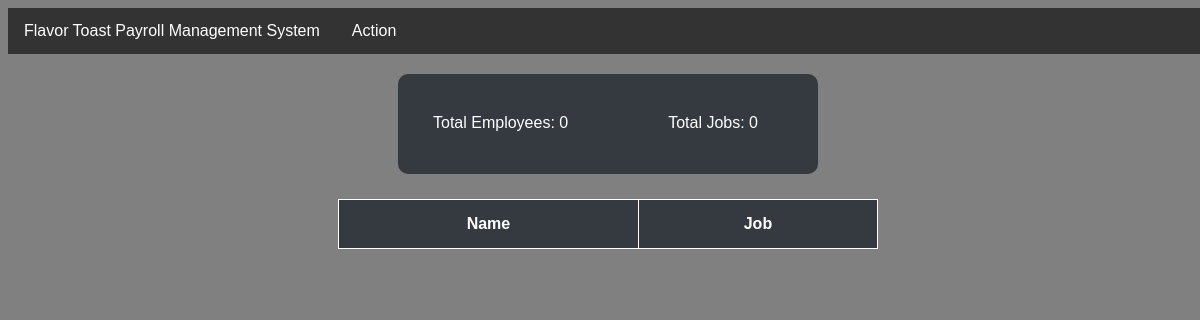
/home/, run on an earlier commit of the app's database.
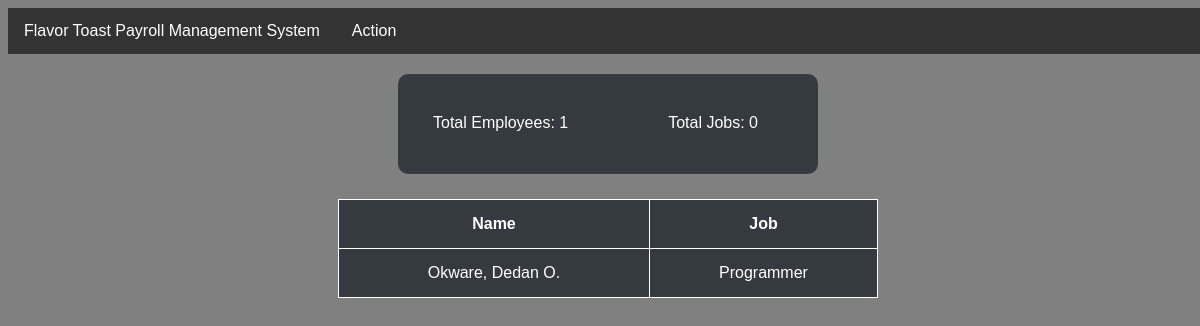
And on a later commit of the database.
### payroll/models.py (models this page shows, shortened)
class Employee(models.Model):
    empID = models.CharField(max_length=30, primary_key=True, verbose_name="Employee ID")
    lastName = models.CharField(max_length=50, verbose_name="Last Name")
    firstName = models.CharField(max_length=50, verbose_name="First Name")
    middleName = models.CharField(max_length=50,blank=True, verbose_name="Middle Name")
    email = models.EmailField(max_length=50, verbose_name="Email")
    contactNo = models.CharField(max_length=12, verbose_name="Contact Number")
    jobDesc = models.CharField(max_length=30, verbose_name="Job")
    def getName(self):
        if self.middleName == " " or "":
            mi = " "
        else:
            mi = self.middleName[0] + ". "
        name = self.lastName + ", " + self.firstName + " " + mi
        return str(name)
    class Meta:
        verbose_name_plural = 'Employees'

### payroll/views.py (the view)
# urls.py: 2. Add a URL to urlpatterns:  path('', views.home, name='home')
def home(request):
    countJobs = Jobs.objects.all().count()
    countEmp = Employee.objects.all().count()
    data = Employee.objects.all()
    context = {
        "countJobs" : int(countJobs),
        "countEmp" : int(countEmp),
        "data" : data,
    }
    return render(request,'home.html',context)

### payroll/templates/home.html (shortened to what this page needs)
{% extends 'base.html' %}
{% block content %}
{% include 'nav.html' %}
    <body>
        <div class="box">
            <p class="text" style="margin-left:25px;float: left;">Total Employees: {{countEmp}}</p>
            <p class="text" style="margin-right:50px;float: right;">Total Jobs: {{countJobs}}</p>
        </div>
        <div>
            <table  style="width:45%;margin:25px auto">
                <tr>
                    <th>Name</th>
                    <th>Job</th>
                </tr>
                {% for i in data %}
                <tr style="text-align: center;">
                    <td>{{i.getName}}</td>
                    <td>{{i.jobDesc}}</td>
                </tr>
                {% endfor %}
            </table>
        </div>
    </body>
{% endblock %}

What changed in the data, as far as the page shows it:
added Employee: getName "Okware, Dedan O.", jobDesc "Programmer"
Also different on the page:
{{ countEmp }}: "0" → "1"
